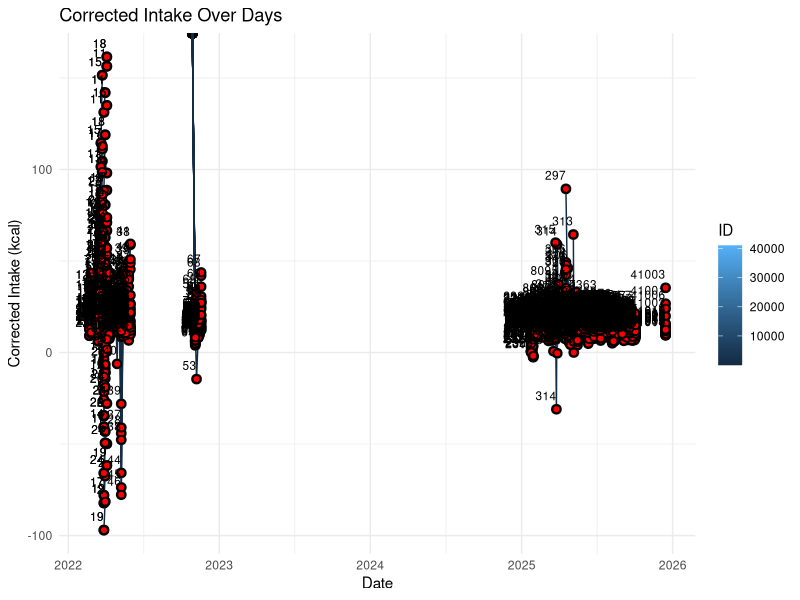

Generate this figure with R: (Note: this script raises an error after producing the figure.)
# Data analysis of the adiposity index (fat mass/lean mass) of NZO female mice assigned to two diet regimens: 
# "ad lib" or "restricted" after 9-12 weeks on LFD (D12450Ki, Research Diets).

#libraries
library(dplyr) #to use pipe
library(ggplot2) #to graph
library(readr)  



#----FOOD INTAKE----
# My idea is to take the mean of the last 3 days of daily food intake to restrict the animals to ~60% of the obese energy intake
# A complementary idea is to take only the IDs that are assigned to the "restricted" group.

FI_data <- read_csv("../data/FI.csv") %>% 
  filter(COHORT > 6) #Just fisetin mice 
  
fi_plot <- FI_data %>% 
  # filter(ID %in% c(3710, 3725,3708,3729,3724,3723,3728,3714,3727,3721,3722,3720)) %>% 
  ggplot(aes(x = DATE, y = corrected_intake_kcal, group =as.factor(ID))) +
  geom_point(size = 3, alpha = 0.8) +
  geom_line(aes(color = ID)) +  # Add color for better distinction
  stat_summary(
    fun.data = mean_se,
    geom = "pointrange",
    size = 0.5,
    shape = 21,
    color = "black",
    fill = "red",
    position = position_dodge(width = 0.2)  # Mean and SEM as big points
  ) +
  geom_text(aes(label = ID), size = 3, vjust = -1, hjust = 1) + 
  labs(
    title = "Corrected Intake Over Days",
    x = "Date",
    y = "Corrected Intake (kcal)"
  ) +
  theme_minimal() 

fi_plot_gr <- FI_data_ %>% 
  # drop_na() %>% 
  #  filter(ID %in% c(3710, 3725,3708,3729,3724,3723,3728,3714,3727,3721,3722,3720)) %>% 
  filter(DATE > "2025-01-20") %>% 
  ggplot(aes(x = DATE, y = corrected_intake_gr, group =as.factor(ID))) +
  geom_point(size = 3, alpha = 0.8) +
  geom_line(aes(color = as.factor(ID))) +  # Add color for better distinction
  geom_text(aes(label = ID), size = 3, vjust = -1, hjust = 1) + 
  labs(
    title = "Corrected Intake Over Days",
    x = "Date",
    y = "Corrected Intake (gr.)"
  ) +
  theme_minimal() 
fi_plot_gr    

bw <- read_csv("../data/BW.csv") %>% 
  filter(COHORT %in% c(3, 4, 5))
bw

echo_full <- echomri_data %>% 
  filter(COHORT ==2)

A <-echo_full %>% 
  filter(DIET_CODE == "D12451i") %>% 
  filter(Date=="2025-02-11") %>% 
  ggplot(aes(Date,adiposity_index, color = as.factor(ID))) +
  geom_point() +
  geom_line()+
  geom_text(aes(label = ID), vjust = -0.5, size = 3, check_overlap = TRUE) +  # Add labels
  facet_wrap(DIET_CODE~SEX)
  A
  
  B <- echo_full %>% 
    filter(DIET_CODE == "D12451i") %>% 
    filter(Date=="2025-02-11") %>% 
    mutate(REGIMEN = if_else(ID %in% c(7873,7875,7876,7879,7860,7867,7864,7862), "ADLIB", "RESTRICTED")) %>% 
    select(c(ID, adiposity_index,DIET_CODE,REGIMEN,SEX))
  
  #check if the adiposity index between RESTRICTED HFD and ADLIB HFD are different using t-test (F)
  t_test_result <- lm(adiposity_index ~ REGIMEN, data = B %>% filter(SEX=="F"))
  # View the result
  print(t_test_result)
  # Summary
  summary(t_test_result)
  
  #check if the adiposity index between RESTRICTED HFD and ADLIB HFD are different using t-test (M)
  t_test_result_M <- lm(adiposity_index ~ REGIMEN, data = B %>% filter(SEX=="M"))
  # View the result
  print(t_test_result_M)
  # Summary
  summary(t_test_result_M)
    
###BW NZO MICE####

bw %>% 
 # filter(SEX =="M") %>% 
  filter(DATE > "2025-02-01") %>% 
 filter((ID %in% c(3722,3723,3724,3725,3727,3728,3729))) %>% 
  ggplot(aes(
    DATE, BW, group = ID, color = as.factor(ID)
  )) +
  geom_point() +
  geom_line() #+
  #facet_wrap(~SEX)

####FI NZO MICE####
fi_plot_gr    <- read_csv("../data/FI.csv") %>% 
  filter(COHORT %in% c(3, 4, 5)) %>% 
  filter((ID %in% c(3722,3723,3724,3725,3727,3728,3729))) %>% 
  filter(corrected_intake_gr < 15) %>%  #TYPING MISTAKES
  filter(DATE > "2025-02-01") %>% 
  ggplot(aes(x = DATE, y = corrected_intake_gr, group =as.factor(ID))) +
  geom_point(size = 3, alpha = 0.8) +
  geom_line(aes(color = as.factor(ID))) +  # Add color for better distinction
  geom_text(aes(label = ID), size = 3, vjust = -1, hjust = 1) + 
  labs(
    title = "Corrected Intake Over Days",
    x = "Date",
    y = "Corrected Intake (gr.)"
  ) +
  theme_minimal() +
  facet_wrap(~ID)
fi_plot_gr    



